Frame 1 (no input): blank canvas, image omitted
Frame 60 (the mouse pressed at the canvas centre just before this capture): blank canvas, image omitted
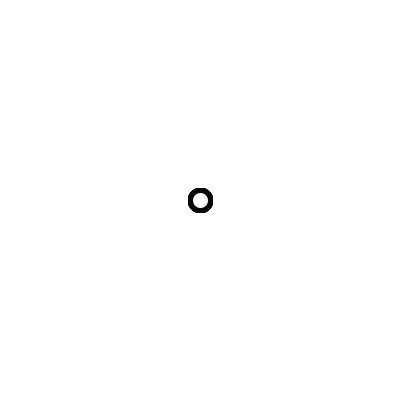
Frame 120 (the mouse held since frame 60 and released just before this capture)

The Processing sketch whose frames 1 and 60 were blank and that drew this single picture after the mouse press (run headless with seeded random() and noise(); from frame 60 on, the mouse is pressed at the canvas centre):

// Processing sketch: processing_112364
// ── processing_112364.pde

void setup(){
  size(400,400);
  background(255);
  println("Click and drag your mouse to trace yourself around");
}
void draw(){

if (mousePressed == true){
  stroke(8,8,8);
  strokeWeight(5);
  ellipse(mouseX,mouseY,20,20);
}else{
  background(255);
}
 
  }

 
    
  
  
